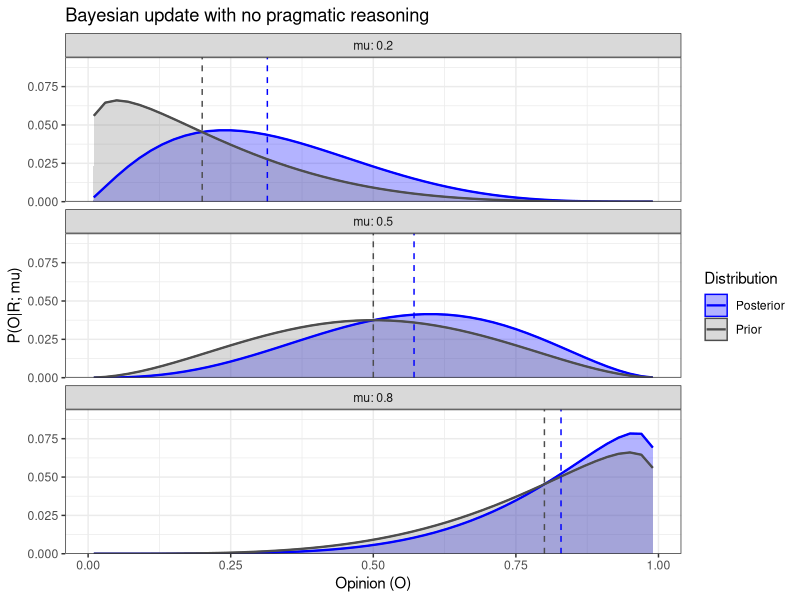
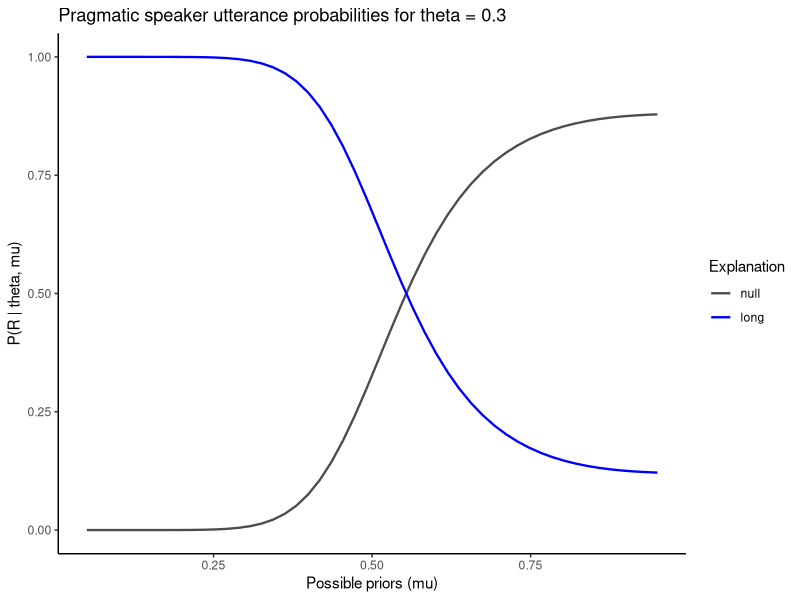
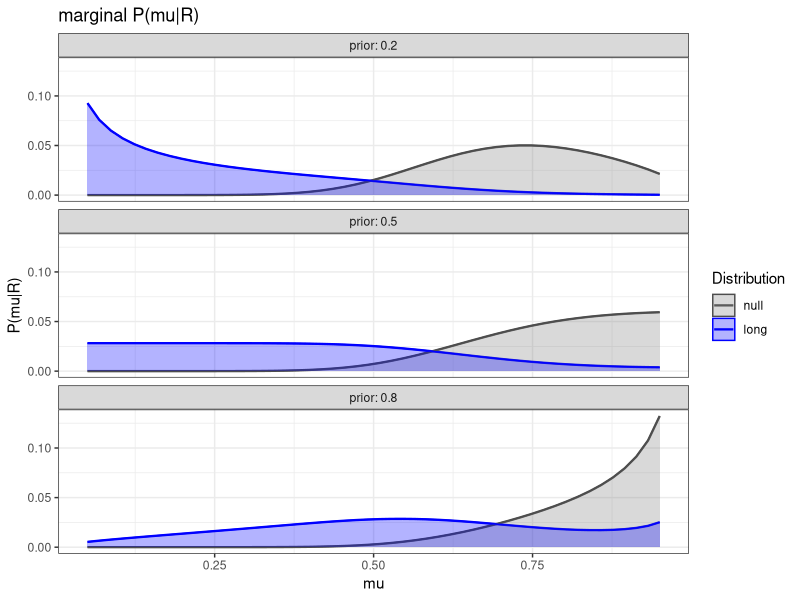
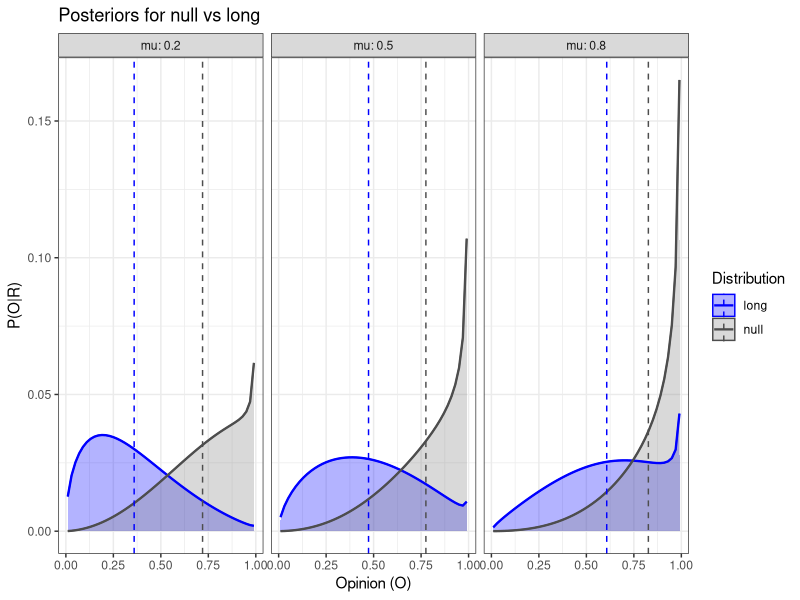

Recreate these plots in R, in order.
## ---- chunk 1
library(dplyr)
library(tidyr)
library(ggplot2)
## ---- chunk 2
O_vals <- seq(0.01, 0.99, length.out = 50) 
mu_vals <- seq(0.05, 0.95, length.out = 50)
theta_vals <- seq(0.5, 0.9, length.out = 50) #i feel like this range conceptually makes sense but might be creating issues with the model
sample_mu_vals <- c(0.2, 0.5, 0.8)

#ive been fussing with these but i think the problem might just be the model design itself and not the tuning
#and also just doing a hyperparameter sweep to find what gives the effect i want feels a bit fraudulent lol
cost <- c(null = 0, long = 0.2) 
alpha <- 10
nu <- 6 #keeping this constant here for simplicity but a better version should infer both parameters
## ---- chunk 3
#convert from mean/sample size back to alpha/beta
#again note that mu/nu are not inferred by L0, that is just his prior
#L1 is inferring /which beta distribution/ S1 is treating as L0's prior 
prior_L0 <- function(mu, nu) {
  a <- mu*nu
  b <- (1-mu) * nu
  dbeta(O_vals, a, b)
}

#linear likelihood for the long explanation case might be too weak?
#but i tried it with a quadratic too and that didn't fix it
likelihood_L0 <- function(R) {
  if(R == "null") rep(1, length(O_vals)) else O_vals
}

## ---- chunk 4
#calculating the above equation
lit_listener <- function(mu, nu, R) {
  prior <- prior_L0(mu,nu) 
  prior <- prior / sum(prior)
  likelihood <- likelihood_L0(R)
  posterior <- (prior * likelihood) / sum(prior * likelihood)
  data.frame(O = O_vals, Prior = prior, Posterior = posterior, mu = mu, R = R)
}
## ---- chunk 5
figure1_data <- lapply(sample_mu_vals, function(m) lit_listener(m, nu, "long")) %>%
  bind_rows() %>%
  pivot_longer(cols = c("Prior", "Posterior"), names_to = "Distribution", values_to = "Prob")

posterior_means <- figure1_data %>%
  filter(Distribution == "Posterior") %>%
  group_by(mu) %>%
  summarise(post_mean = sum(O * Prob))

figure1_plot <- ggplot(figure1_data, aes(x = O, y = Prob, fill = Distribution, color = Distribution)) +
  geom_area(alpha = 0.3, position = "identity") + 
  geom_line(size = 0.8) +
  #i added the vline since the mean is not actually at the peak in a beta lol which i sort of forgot
  #and was maybe misinterpreting a bit in the achimova paper :)
  #but the intuition does seem to come out that there's less change at higher priors
  geom_vline(aes(xintercept = mu), linetype = "dashed", color = "gray30", linewidth = 0.5)+ 
  geom_vline(data = posterior_means, aes(xintercept = post_mean), linetype = "dashed", color = "blue", linewidth = 0.5)+
  facet_wrap(~mu, labeller = label_both, ncol=1) +
  scale_fill_manual(values = c("Prior" = "gray50", "Posterior" = "blue")) +
  scale_color_manual(values = c("Prior" = "gray30", "Posterior" = "blue")) +
  theme_bw() +
  scale_y_continuous(expand = expansion(mult = c(0, 0.2)))+
  labs(title = "Bayesian update with no pragmatic reasoning", x = "Opinion (O)", y = "P(O|R; mu)")

print(figure1_plot)

## ---- chunk 6
#cached since the lookups were taking one century to run
L0_matrix_null <- sapply(mu_vals, function(mu) lit_listener(mu, nu, "null")$Posterior)
L0_matrix_long <- sapply(mu_vals, function(mu) lit_listener(mu, nu, "long")$Posterior)

speaker_grid <- expand.grid(
  theta_i = 1:length(theta_vals), 
  mu_j = 1:length(mu_vals)
)

speaker_grid$theta <- theta_vals[speaker_grid$theta_i]
speaker_grid$mu <- mu_vals[speaker_grid$mu_j]

dim(speaker_grid)
## ---- chunk 7

s_probs <- mapply(function(i, j) {
  
  #integral
  p_null <- sum(L0_matrix_null[O_vals > theta_vals[i], j])
  p_long <- sum(L0_matrix_long[O_vals > theta_vals[i], j])
  
  #utility
  util_null <- log(p_null + 1e-10) - cost["null"]
  util_long <- log(p_long + 1e-10) - cost["long"]

  #softmax
  null_numer <- exp(alpha * util_null)
  long_numer <- exp(alpha * util_long)
  denom <- null_numer + long_numer
  
  return(c(null_numer/denom, long_numer/denom))
  
}, speaker_grid$theta_i, speaker_grid$mu_j)

speaker_grid$prob_null <- s_probs[1, ]
speaker_grid$prob_long <- s_probs[2, ]

print(tail(speaker_grid, 100))
## ---- chunk 8
target_theta <- 0.3
closest_theta <- theta_vals[which.min(abs(theta_vals - target_theta))] #just so i dont have to keep fiddling with it when im testing diff ranges of thetas

speaker_plot <- speaker_grid %>% 
  filter(theta == closest_theta) %>%
  pivot_longer(cols = c(prob_null, prob_long), names_to = "Utterance",values_to = "Probability") %>%
  mutate(Utterance = recode(Utterance, prob_null = "null", prob_long = "long"))%>% 
  mutate(Utterance = factor(Utterance, levels = c("null", "long")))

print(speaker_plot)
## ---- chunk 9
ggplot(speaker_plot, aes(x = mu, y = Probability, color = Utterance)) +
  geom_line(size = 0.8) +
  scale_color_manual(values = c("null" = "gray30", "long" = "blue")) +
  theme_classic() +
  labs(
    title = paste("Pragmatic speaker utterance probabilities for theta =", target_theta),
    x = "Possible priors (mu)",
    y = "P(R | theta, mu)",
    color = "Explanation"
  ) +
  ylim(0, 1)
## ---- chunk 10
# i have a sense that P(mu) and P(theta) are creating the problem here, just flagging that
prior_theta <- dnorm(theta_vals, mean = 0.7, sd = 0.2) #also tried this with a uniform prior
prior_theta <- prior_theta / sum(prior_theta)

L1_results <- lapply(sample_mu_vals, function(prior) {
  current_p_mu <- dbeta(mu_vals, prior*2, (1-prior)*2) #likewise tried a bunch of diff hyperpriors including uniform
  #so i can't really tell if it's just a hyperparameter tuning issue or something is fundamentally wrong with the logic of L1
  current_p_mu <- current_p_mu / sum(current_p_mu)

  mu_probs <- current_p_mu[speaker_grid$mu_j]
  theta_probs <- prior_theta[speaker_grid$theta_i]
  
  joint_null <- speaker_grid$prob_null * theta_probs * mu_probs
  joint_long <- speaker_grid$prob_long * theta_probs * mu_probs
  
  marg_null <- as.numeric(rowsum(joint_null, speaker_grid$mu))
  marg_null <- marg_null / sum(marg_null)
  
  marg_long <- as.numeric(rowsum(joint_long, speaker_grid$mu))
  marg_long <- marg_long / sum(marg_long)

  null_prob <- as.numeric(L0_matrix_null %*% marg_null)
  null_prob <- null_prob / sum(null_prob)
  
  long_prob <- as.numeric(L0_matrix_long %*% marg_long)
  long_prob <- long_prob / sum(long_prob)
  
  list(
    posterior = rbind(
      data.frame(O = O_vals, Prob = null_prob, mu = prior, Distribution = "null"),
      data.frame(O = O_vals, Prob = long_prob, mu = prior, Distribution = "long")
    ),
    marginals = data.frame(mu_val = mu_vals, marg_null = marg_null, marg_long = marg_long, prior = prior)
  )
}) 

posterior <- lapply(L1_results, function(x) x[["posterior"]]) %>% bind_rows()
marginals <- lapply(L1_results, function(x) x[["marginals"]]) %>% bind_rows()
## ---- chunk 11

plot_marginals <- marginals %>%
  pivot_longer(cols = c("marg_null", "marg_long"), names_to = "Distribution", values_to = "Prob") %>%
  mutate(Distribution = recode(Distribution, marg_null = "null", marg_long = "long")) %>%
  mutate(Distribution = factor(Distribution, levels = c("null", "long")))

ggplot(plot_marginals, aes(x = mu_val, y = Prob, color = Distribution, fill=Distribution)) +
  geom_line(linewidth = 0.8) +
  geom_area(alpha = 0.3, position="identity") +
  facet_wrap(~prior, labeller = label_both, ncol = 1) +
  scale_color_manual(values = c("null" = "gray30", "long" = "blue")) +
  scale_fill_manual(values = c("null" = "gray50", "long" = "blue")) +
  theme_bw() +
  labs(title = "marginal P(mu|R)", x = "mu", y = "P(mu|R)") 
## ---- chunk 12
final_means <- posterior %>%
  group_by(mu, Distribution) %>%
  summarise(mean_O = sum(O * Prob))

final_plot <- ggplot(posterior, aes(x = O, y = Prob, fill = Distribution, color = Distribution)) +
  geom_area(alpha = 0.3, position = "identity") + 
  geom_line(linewidth = 0.8) +
  geom_vline(data = final_means, aes(xintercept = mean_O, color = Distribution), 
             linetype = "dashed", linewidth = 0.5) +
  facet_wrap(~mu, labeller = label_both) +
  scale_fill_manual(values = c("null" = "gray50", "long" = "blue")) +
  scale_color_manual(values = c("null" = "gray30", "long" = "blue")) +
  theme_bw() +
  labs(title = "Posteriors for null vs long", x = "Opinion (O)", y = "P(O|R)")
print(final_plot) 
